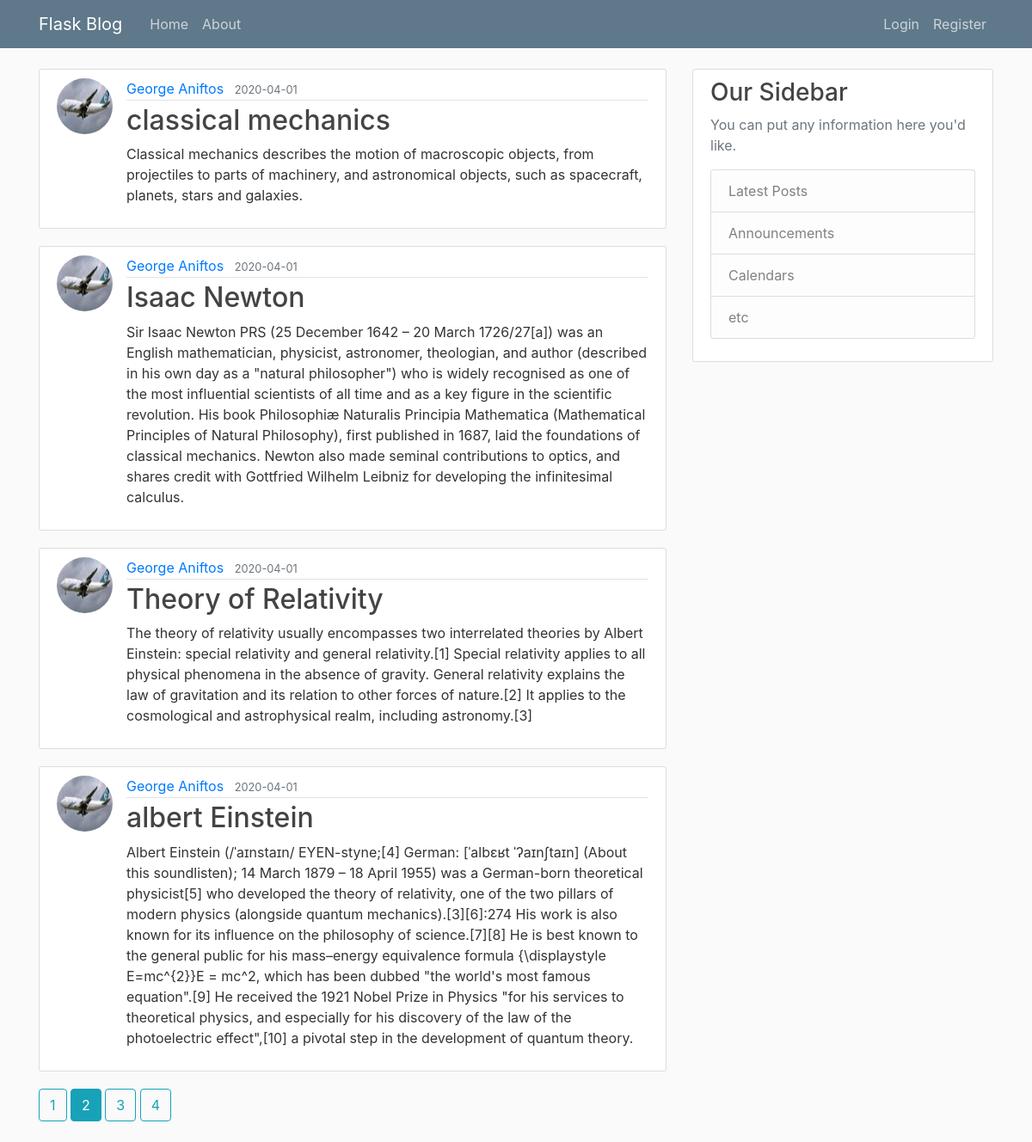
The page /home?page=2 on the database its author committed.
### flaskblog/models.py (models this page shows, shortened)
class Post(db.Model): #Each class is an individual table on the database with the name "post" (lowercase)
    id = db.Column(db.Integer, primary_key = True) #unique post
    title = db.Column(db.String(100), nullable = False)
    date_posted = db.Column(db.DateTime, nullable = False, default = datetime.utcnow)
    content = db.Column(db.Text, nullable = False)
    user_id = db.Column(db.Integer, db.ForeignKey('user.id'), nullable=False) # specify is a foreign key.

class User(db.Model, UserMixin): #Each class is an individual table on the database with the name of "user" (lowercase)
    id = db.Column(db.Integer, primary_key = True) #primary key means a unique id for a user
    username = db.Column(db.String(20), unique = True, nullable = False) #unique means again same us above, cant be empty
    email = db.Column(db.String(120), unique = True, nullable = False)
    image_file = db.Column(db.String(20), nullable = False, default = 'default.jpg') #no unique = True because there is going to be a default picture
    password = db.Column(db.String(60), nullable = True) #generate hash of 60 characters
    posts = db.relationship('Post', backref='author', lazy = True) #defines a relationship not a column!
    '''Our post attritube has relationship to the Post model(class).
    Backref (is like creating a new column but not actuall) and uses the author attribute to get the user who created the post!
    Lazy defines when to pull all the posts data from that specific user. '''

### flaskblog/main/routes.py (the view)
@main.route('/')
@main.route('/home')
def home():
    page = request.args.get('page', 1, type=int)
    posts = Post.query.order_by(Post.date_posted.desc()).paginate(page = page, per_page=4) #grab all posts from database
    return render_template('home.html', posts = posts)

### flaskblog/templates/home.html
{% extends 'layout.html' %}
{% block content %}
    {% for post in posts.items %}
        <article class="media content-section">
            <img class="rounded-circle article-img" src="{{ url_for('static', filename='profile_pics/'+ post.author.image_file) }}">
            <div class="media-body">
                <div class="article-metadata">
                    <a class="mr-2" href="{{ url_for('users.user_posts', username=post.author.username) }}">{{ post.author.username }}</a>
                    <small class="text-muted">{{ post.date_posted.strftime('%Y-%m-%d') }}</small>
                </div>
                <h2><a class="article-title" href="{{ url_for('posts.post', post_id=post.id) }}">{{ post.title }}</a></h2>
                <p class="article-content">{{ post.content }}</p>
            </div>
        </article>
    {% endfor %}
    {% for page_num in posts.iter_pages(left_edge=1, right_edge=1, left_current=1, right_current = 2) %}
        {% if page_num %}
            {% if posts.page == page_num %}
                <a class="btn btn-info mb-4" href="{{ url_for('main.home', page=page_num) }}">{{ page_num }}</a>
            {% else %}
                <a class="btn btn-outline-info mb-4" href="{{ url_for('main.home', page=page_num) }}">{{ page_num }}</a>
            {% endif %}
        {% else %}
        ...
        {% endif %}
    {% endfor %}
{% endblock content %}

### flaskblog/static/main.css (style rules this page uses)
body { background: #fafafa; color: #333333; margin-top: 5rem; }
h1, h2, h3, h4, h5, h6 { color: #444444; }
.content-section { background: #ffffff; padding: 10px 20px; border: 1px solid #dddddd; border-radius: 3px; margin-bottom: 20px; }
.article-title { color: #444444; }
.article-content { white-space: pre-line; }
.article-img { height: 65px; width: 65px; margin-right: 16px; }
.article-metadata { padding-bottom: 1px; margin-bottom: 4px; border-bottom: 1px solid #e3e3e3 }

### rows shown on the page
Post: image_file (picture), author.username "George Aniftos", date_posted "2020-04-01", title "classical mechanics", content "Classical mechanics describes the motion of macroscopic objects, from projectiles to parts of machinery, and astronomical objects, such as spacecraft, planets, stars and galaxies."
Post: image_file (picture), author.username "George Aniftos", date_posted "2020-04-01", title "Isaac Newton", content "Sir Isaac Newton PRS (25 December 1642 – 20 March 1726/27[a]) was an English mathematician, physicist, astronomer, theologian, and author (described in his own day as a \"natural philosopher\") who is widely recognised as one of the most influential scientists of all time and as a key figure in the scientific revolution. His book Philosophiæ Naturalis Principia Mathematica (Mathematical Principles of Natural Philosophy), first published in 1687, laid the foundations of classical mechanics. Newton also made seminal contributions to optics, and shares credit with Gottfried Wilhelm Leibniz for developing the infinitesimal calculus."
Post: image_file (picture), author.username "George Aniftos", date_posted "2020-04-01", title "Theory of Relativity", content "The theory of relativity usually encompasses two interrelated theories by Albert Einstein: special relativity and general relativity.[1] Special relativity applies to all physical phenomena in the absence of gravity. General relativity explains the law of gravitation and its relation to other forces of nature.[2] It applies to the cosmological and astrophysical realm, including astronomy.[3]"
Post: image_file (picture), author.username "George Aniftos", date_posted "2020-04-01", title "albert Einstein", content "Albert Einstein (/ˈaɪnstaɪn/ EYEN-styne;[4] German: [ˈalbɛʁt ˈʔaɪnʃtaɪn] (About this soundlisten); 14 March 1879 – 18 April 1955) was a German-born theoretical physicist[5] who developed the theory of relativity, one of the two pillars of modern physics (alongside quantum mechanics).[3][6]:274 His work is also known for its influence on the philosophy of science.[7][8] He is best known to the general public for his mass–energy equivalence formula {\\displaystyle E=mc^{2}}E = mc^2, which has been dubbed \"the world's most famous equation\".[9] He received the 1921 Nobel Prize in Physics \"for his services to theoretical physics, and especially for his discovery of the law of the photoelectric…"

### other values the page prints
{{ page_num }} "1" "3" "4"
{{ page_num }} "2"
